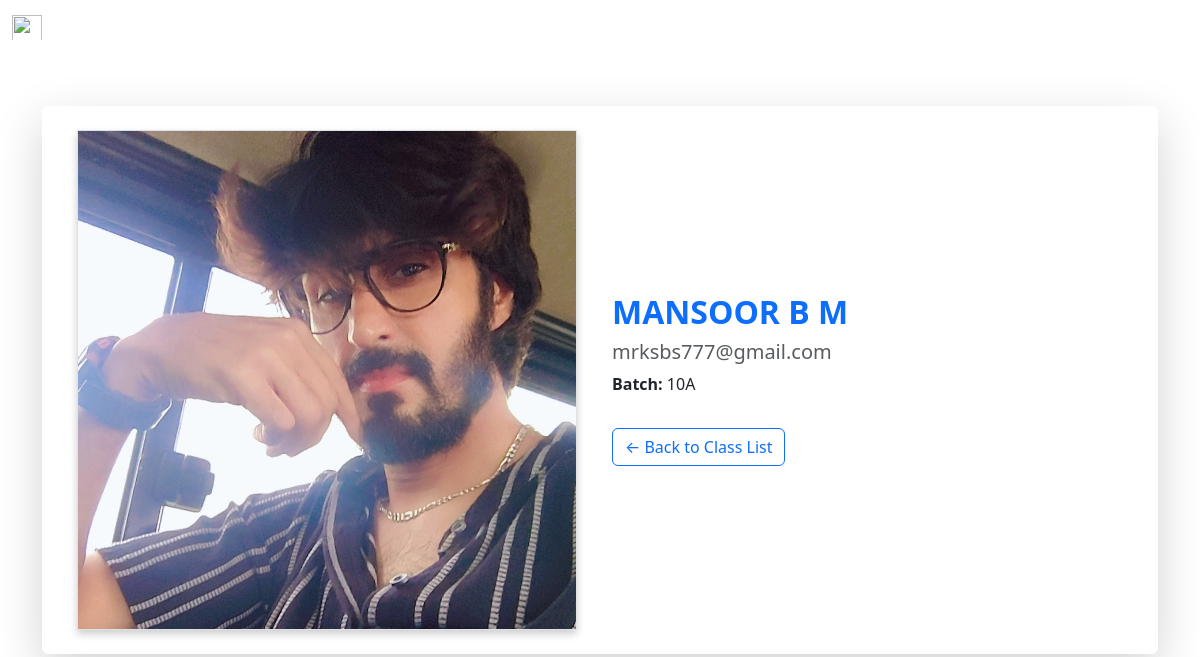
/user/student/6/ (signed in), run on the app's committed database.
### userapp/models.py (models this page shows, shortened)
class UserProfile(models.Model):
    user = models.OneToOneField(User, on_delete=models.CASCADE)
    phone = models.CharField(max_length=15, unique=True, default='+91')
    batch = models.CharField(max_length=20, choices=[
        ('10A', '10A'), ('10B', '10B'), ('10C', '10C'), ('10D', '10D')
    ])
    n_adult = models.PositiveIntegerField(null=True, blank=True, default=0)
    n_child = models.PositiveIntegerField(null=True, blank=True, default=0)
    photo = models.ImageField(upload_to='user_photos/', blank=True, null=True)
    is_approved = models.BooleanField(default=False)

### userapp/views.py (the view)
# urls.py: path('student/<int:profile_id>/', views.user_detail, name='user_detail'),
@login_required
def user_detail(request, profile_id):
    profile = get_object_or_404(UserProfile, id=profile_id)
    return render(request, 'userapp/user_detail.html', {'profile': profile})

### templates/userapp/user_detail.html (shortened to what this page needs)
{% extends 'userapp/blank_layout_user.html' %}
{% load static %}
{% block content %}
<div id="profile-data" data-batch="{{ profile.batch }}" class="container my-5">
  <div class="p-4 shadow-lg rounded">
    <div class="row align-items-center">
      <div class="col-md-6 text-center mb-3 mb-md-0">
        {% if profile.photo %}
          <img src="{{ profile.photo.url }}" alt="User Photo" class="img-fluid border profile-img">
        {% else %}
          <img src="{% static 'images/prp.png' %}" alt="Default Photo" class="img-fluid border profile-img">
        {% endif %}
      </div>
      <div class="col-md-6">
        <h2 style=" font-weight: bold;" class="text-primary">{{ profile.user.first_name|upper }} {{ profile.user.last_name }}</h2>
        <h5 class="text-muted">{{ profile.user.email }}</h5>
        <p><strong>Batch:</strong> {{ profile.batch }}</p>
        <a href="#" id="back-link" class="btn btn-outline-primary mt-3">← Back to Class List</a>
      </div>
    </div>
  </div>
</div>
{% endblock %}

### templates/userapp/user_detail.html (style rules this page uses)
.profile-img { max-width: 500px; max-height: 500px; height: auto; box-shadow: 0 4px 8px rgba(0,0,0,0.2); }

### data on the page
UserProfile: photo (picture), user.first_name "MANSOOR B M", user.email "mrksbs777@gmail.com", batch "10A"
